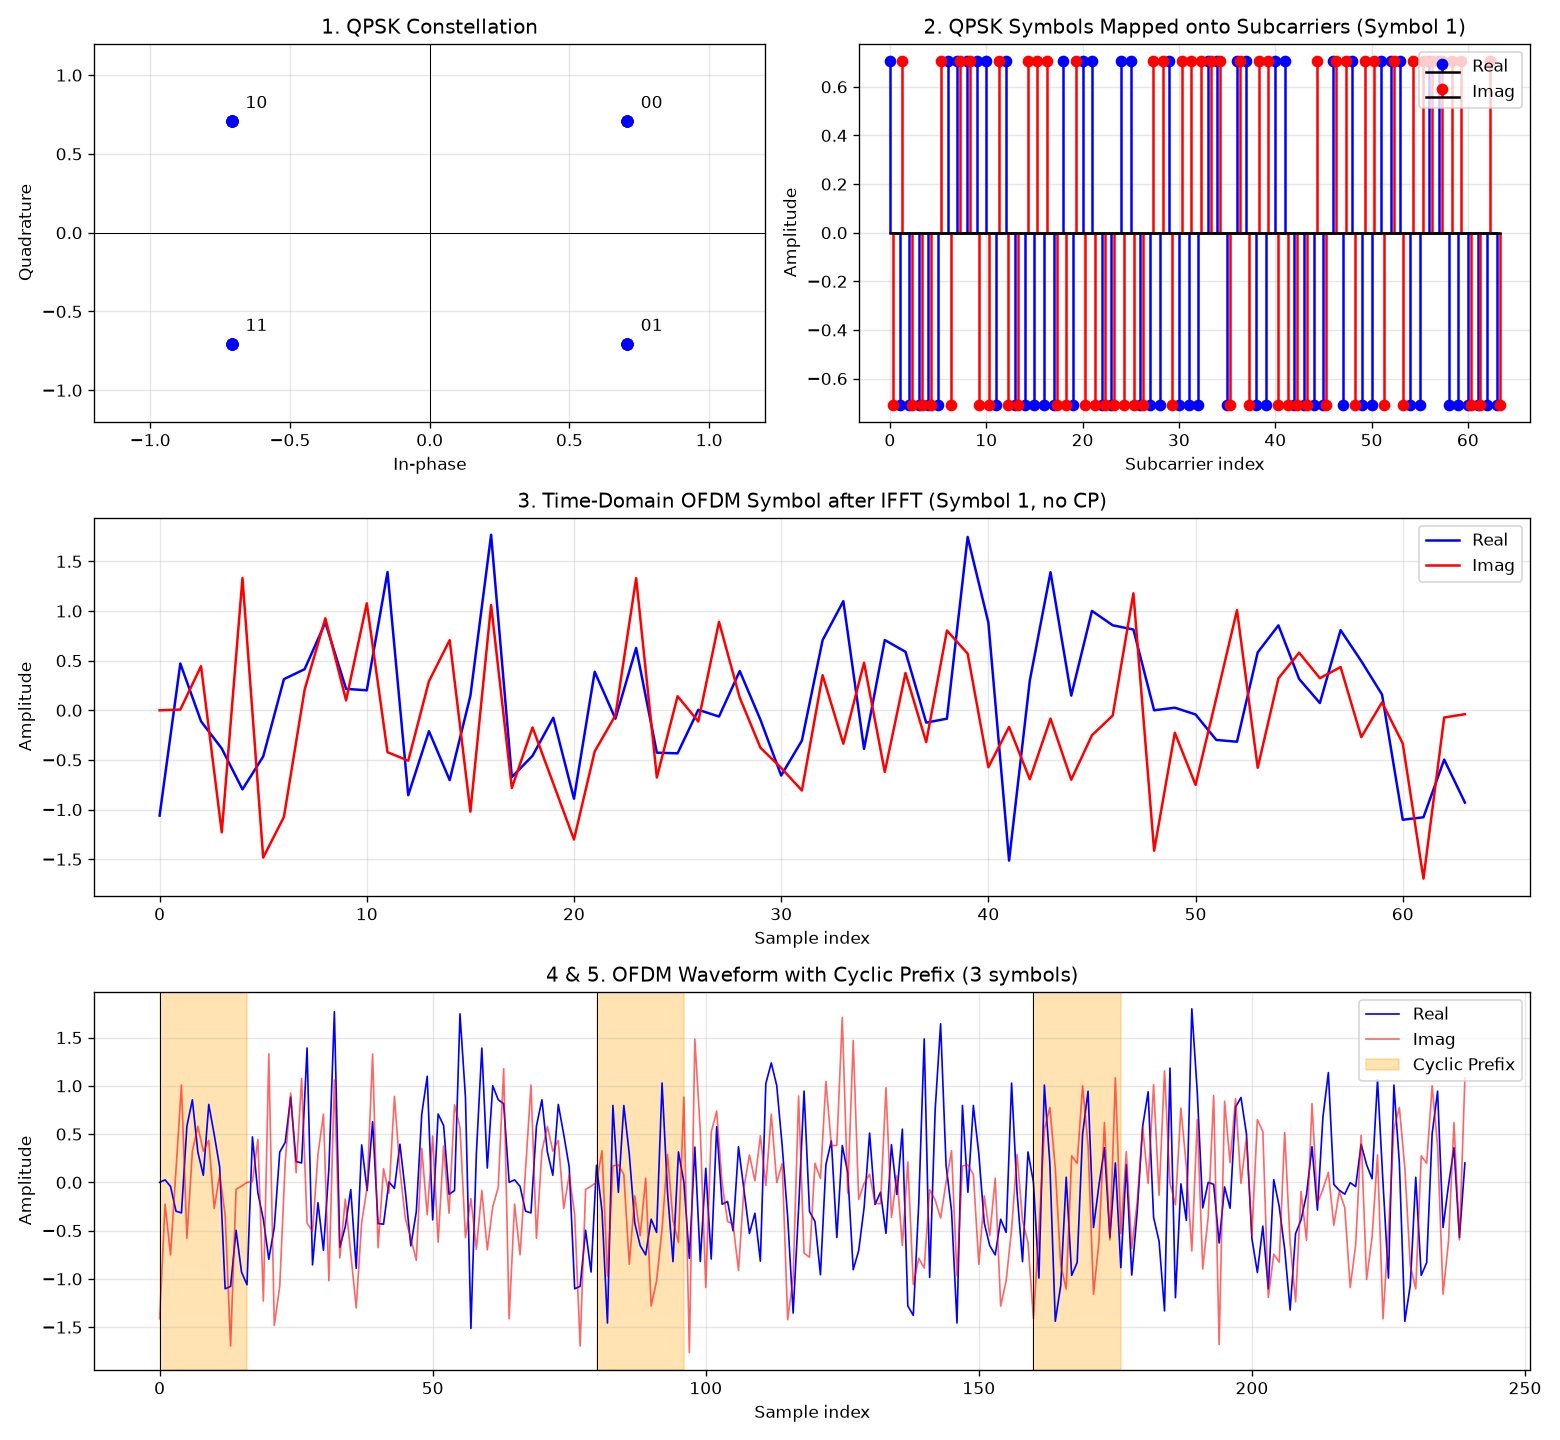

The script that saved this image:
"""
Orthogonal Frequency Division Multiplexing (OFDM)
1. Generate random QPSK symbols
2. Map them onto subcarriers
3. Perform IFFT
4. Add cyclic prefix
5. Plot the OFDM waveform (receiver check included)
"""
import numpy as np
import matplotlib.pyplot as plt

np.random.seed(0)

# ---------------- Parameters ----------------
N = 64              # number of subcarriers (FFT size)
CP = 16             # cyclic prefix length (N/4)
n_symbols = 3       # number of OFDM symbols
bits_per_sym = 2    # QPSK

# ---------------- 1. Random QPSK symbols ----------------
bits = np.random.randint(0, 2, N * n_symbols * bits_per_sym)
pairs = bits.reshape(-1, 2)
# Gray mapping: 00 -> 1+j, 01 -> 1-j, 11 -> -1-j, 10 -> -1+j (normalized)
qpsk = ((1 - 2 * pairs[:, 0]) + 1j * (1 - 2 * pairs[:, 1])) / np.sqrt(2)

print("OFDM Parameters")
print(f"  Subcarriers = {N}, CP length = {CP}, OFDM symbols = {n_symbols}")
print(f"  Total bits = {len(bits)}, QPSK symbols = {len(qpsk)}\n")
print("First 8 QPSK symbols:")
for b, s in zip(pairs[:8], qpsk[:8]):
    print(f"  {b[0]}{b[1]} -> {s.real:+.3f} {s.imag:+.3f}j")

# ---------------- 2. Map onto subcarriers ----------------
X = qpsk.reshape(n_symbols, N)          # each row = one OFDM symbol in freq domain

# ---------------- 3. IFFT ----------------
x = np.fft.ifft(X, axis=1) * np.sqrt(N)  # time-domain OFDM symbols

# ---------------- 4. Add cyclic prefix ----------------
x_cp = np.hstack([x[:, -CP:], x])        # copy last CP samples to the front
tx = x_cp.ravel()                        # serial transmit stream

print(f"\nSamples per OFDM symbol: {N} + {CP} CP = {N + CP}")
print(f"Total transmitted samples: {len(tx)}")
print(f"PAPR = {10 * np.log10(np.max(np.abs(tx) ** 2) / np.mean(np.abs(tx) ** 2)):.2f} dB")

# ---------------- Receiver (verification) ----------------
rx = tx.reshape(n_symbols, N + CP)[:, CP:]          # remove CP
Y = np.fft.fft(rx, axis=1) / np.sqrt(N)             # FFT
rx_bits = np.column_stack([Y.ravel().real < 0, Y.ravel().imag < 0]).astype(int).ravel()
errors = np.sum(rx_bits != bits)
print(f"Receiver: bit errors = {errors} / {len(bits)}")

# ---------------- 5. Plots ----------------
fig = plt.figure(figsize=(13, 12))

# QPSK constellation
ax1 = fig.add_subplot(3, 2, 1)
ax1.scatter(qpsk.real, qpsk.imag, c="b")
for s, lbl in zip([1 + 1j, -1 + 1j, -1 - 1j, 1 - 1j], ["00", "10", "11", "01"]):
    s /= np.sqrt(2)
    ax1.annotate(lbl, (s.real, s.imag), textcoords="offset points", xytext=(8, 8))
ax1.axhline(0, color="k", linewidth=0.6)
ax1.axvline(0, color="k", linewidth=0.6)
ax1.set_xlim(-1.2, 1.2)
ax1.set_ylim(-1.2, 1.2)
ax1.set_title("1. QPSK Constellation")
ax1.set_xlabel("In-phase")
ax1.set_ylabel("Quadrature")

# Subcarrier mapping (first OFDM symbol)
ax2 = fig.add_subplot(3, 2, 2)
k = np.arange(N)
ax2.stem(k, X[0].real, linefmt="b-", markerfmt="bo", basefmt="k-", label="Real")
ax2.stem(k + 0.3, X[0].imag, linefmt="r-", markerfmt="ro", basefmt="k-", label="Imag")
ax2.set_title("2. QPSK Symbols Mapped onto Subcarriers (Symbol 1)")
ax2.set_xlabel("Subcarrier index")
ax2.legend(loc="upper right")

# One OFDM symbol after IFFT (no CP)
ax3 = fig.add_subplot(3, 1, 2)
ax3.plot(np.arange(N), x[0].real, "b", label="Real")
ax3.plot(np.arange(N), x[0].imag, "r", label="Imag")
ax3.set_title("3. Time-Domain OFDM Symbol after IFFT (Symbol 1, no CP)")
ax3.set_xlabel("Sample index")
ax3.legend(loc="upper right")

# Full OFDM waveform with CP highlighted
ax4 = fig.add_subplot(3, 1, 3)
n = np.arange(len(tx))
ax4.plot(n, tx.real, "b", linewidth=1, label="Real")
ax4.plot(n, tx.imag, "r", linewidth=1, alpha=0.6, label="Imag")
for s in range(n_symbols):
    start = s * (N + CP)
    ax4.axvspan(start, start + CP, color="orange", alpha=0.3,
                label="Cyclic Prefix" if s == 0 else None)
    ax4.axvline(start, color="k", linewidth=0.6)
ax4.set_title(f"4 & 5. OFDM Waveform with Cyclic Prefix ({n_symbols} symbols)")
ax4.set_xlabel("Sample index")
ax4.legend(loc="upper right")

for ax in [ax2, ax3, ax4, ax1]:
    ax.grid(True, alpha=0.3)
for ax in [ax2, ax3, ax4]:
    ax.set_ylabel("Amplitude")

plt.tight_layout()
plt.savefig("ofdm.png", dpi=120)
plt.show()
